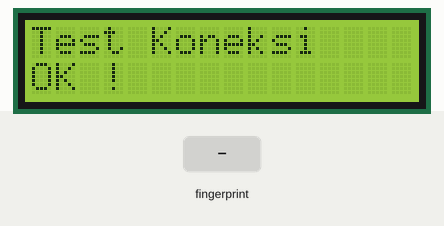
This sketch was run on a simulated Arduino Uno, built with avr-gcc and run on an emulated ATmega328P. Shown: 16×2 character LCD. The inputs (shaded band) are chosen by the test bench.

Above: at 3.1 s.
At 6.2 s:
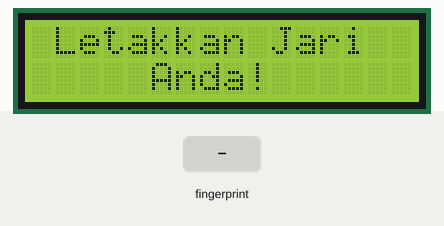
6.3 s: finger stored as number 1 placed on the sensor
At 7.4 s:
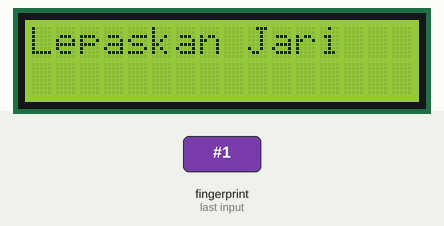
At 8.5 s:
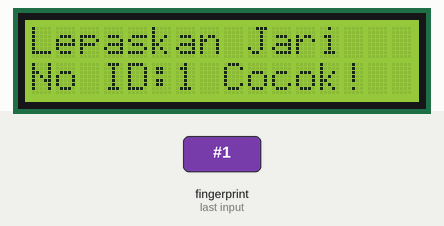
Timing chart, 0 to 10.0 s (numbered marks = the images above; inputs shaded):
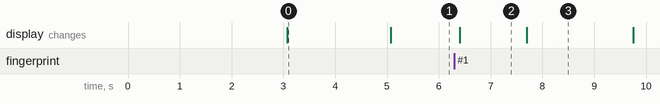

Measured:
- after the input at 6.3 s, the display: changes after 0.10 s (image 2)
- what the display in image 0 shows lasts 2.0 s, from 3.1 s to 5.1 s
- what the display in image 2 shows lasts 1.3 s, from 6.4 s to 7.7 s

The sketch:

Baca_ID_FP_tampil_LCD.ino
```cpp
/*************************************
 * Program : Project 11. Baca ID Sidik Jari Tampilan LCD
 * Input   : Sensor Fingerprint
 * Output  : LCD 2x16
 * 125 Proyek Arduino Inkubatek
 * www.tokotronik.com
 * ***********************************/
#include <Adafruit_Fingerprint.h>
#include <SoftwareSerial.h>
#include <LiquidCrystal.h>
LiquidCrystal lcd(8, 9, 10, 11, 12, 13);

int getFingerprintIDez();

// pin #2 is IN from sensor (GREEN wire)
// pin #3 is OUT from arduino  (WHITE wire)
SoftwareSerial mySerial(2, 3);
Adafruit_Fingerprint finger = Adafruit_Fingerprint(&mySerial);
void setup()
{
  lcd.begin(16, 2);
  lcd.clear();
  lcd.print("Baca ID");
  lcd.setCursor(0,1);
  lcd.print("Sidik Jari");
  delay(2000);
  finger.begin(57600);
  lcd.clear();
  lcd.print("Test Koneksi");
  lcd.setCursor(0, 1);

  if (finger.verifyPassword()) {
    lcd.print("OK !");
  } else {
    lcd.print("ERROR !");
    while (1);
  }
  delay(2000);
}

void loop()                     // run over and over again
{
  lcd.setCursor(0,0);
  lcd.print(" Letakkan Jari  ");
  lcd.setCursor(0,1);
  lcd.print("     Anda!      ");
  getFingerprintID();
  delay(50);            //don't ned to run this at full speed.
}

uint8_t getFingerprintID() {
  uint8_t p = finger.getImage();
    if (p != FINGERPRINT_OK)return p;

    lcd.clear();
    lcd.print("Lepaskan Jari   ");
    delay(1000);
    //==============convert image
    p = finger.image2Tz();
    //------------ OK converted!

    p = finger.fingerFastSearch();
    if (p == FINGERPRINT_NOTFOUND) {
      lcd.setCursor(0, 1);
      lcd.print("Jari tdk Cocok!");
      delay(2000);
      return p;
    }

  // found a match!
  lcd.setCursor(0, 1);
  lcd.print("No ID:"); lcd.print(finger.fingerID);
  lcd.print(" Cocok!  ");
  delay(2000);
}
```
